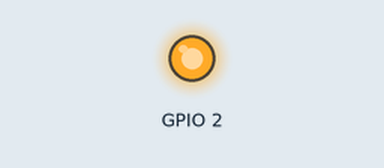
Bench run of a program on a simulated ESP32. On the bench: output pins drawn as LEDs (lit = HIGH). What the program prints to the serial monitor is not drawn.

Above: at 2.5 s.
At 7.5 s:
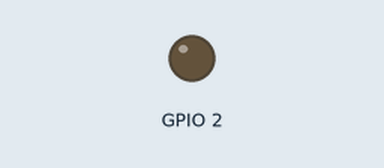
Timing chart, 0 to 13.0 s (numbered marks = the images above):
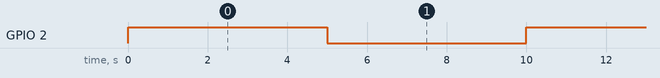

Measured:
- by itself, GPIO 2: alternates HIGH for 5.0 s and LOW for 5.0 s

The program:

main.cpp
```cpp
#include <Arduino.h>

void tareaSerial(void *parameter)
{
  while (true)
  {
    Serial.print("Hola soy la tarea ");
    Serial.print(pcTaskGetName(NULL));
    Serial.print(", me estoy ejecutando en el core ");
    Serial.println(xPortGetCoreID());
    vTaskDelay(100 / portTICK_PERIOD_MS);
  }
}

void tareaLED(void *parameter)
{
  pinMode(BUILTIN_LED, OUTPUT);
  while (true)
  {
    digitalWrite(BUILTIN_LED, HIGH);
    vTaskDelay(5000 / portTICK_PERIOD_MS);
    digitalWrite(BUILTIN_LED, LOW);
    vTaskDelay(5000 / portTICK_PERIOD_MS);
  }
}

void setup()
{
  Serial.begin(115200);

  xTaskCreate(tareaSerial, "TareaSerial", 2048, NULL, 1, NULL);
  xTaskCreate(tareaLED, "TareaLED", 2048, NULL, 1, NULL);
}

void loop()
{
  // con FreeRTOS el loop se puede dejar vacio
}
```
